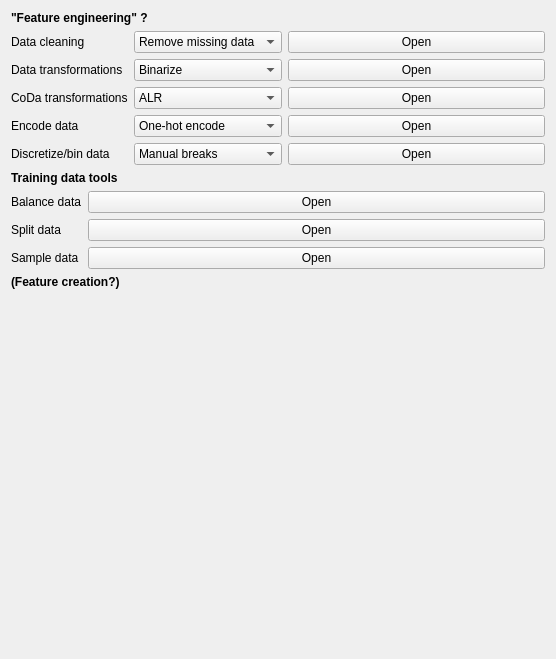
<?xml version="1.0" encoding="UTF-8"?>
<ui version="4.0">
 <class>Form</class>
 <widget class="QWidget" name="Form">
  <property name="geometry">
   <rect>
    <x>0</x>
    <y>0</y>
    <width>556</width>
    <height>659</height>
   </rect>
  </property>
  <property name="sizePolicy">
   <sizepolicy hsizetype="Preferred" vsizetype="Preferred">
    <horstretch>0</horstretch>
    <verstretch>0</verstretch>
   </sizepolicy>
  </property>
  <property name="minimumSize">
   <size>
    <width>0</width>
    <height>0</height>
   </size>
  </property>
  <property name="maximumSize">
   <size>
    <width>16777215</width>
    <height>16777215</height>
   </size>
  </property>
  <property name="windowTitle">
   <string>Form</string>
  </property>
  <layout class="QVBoxLayout" name="verticalLayout_2">
   <item>
    <widget class="QLabel" name="feature_engineering_label">
     <property name="font">
      <font>
       <weight>75</weight>
       <bold>true</bold>
      </font>
     </property>
     <property name="text">
      <string>&quot;Feature engineering&quot; ?</string>
     </property>
    </widget>
   </item>
   <item>
    <layout class="QHBoxLayout" name="horizontalLayout">
     <item>
      <layout class="QFormLayout" name="formLayout">
       <item row="1" column="0">
        <widget class="QLabel" name="data_transformations_label">
         <property name="text">
          <string>Data transformations</string>
         </property>
        </widget>
       </item>
       <item row="1" column="1">
        <widget class="QComboBox" name="binarize_mode">
         <item>
          <property name="text">
           <string>Binarize</string>
          </property>
         </item>
         <item>
          <property name="text">
           <string>Clip</string>
          </property>
         </item>
         <item>
          <property name="text">
           <string>Normalize</string>
          </property>
         </item>
         <item>
          <property name="text">
           <string>Z-score normalize</string>
          </property>
         </item>
         <item>
          <property name="text">
           <string>Min-max scale</string>
          </property>
         </item>
         <item>
          <property name="text">
           <string>Winsorize</string>
          </property>
         </item>
         <item>
          <property name="text">
           <string>Sigmoid transform</string>
          </property>
         </item>
         <item>
          <property name="text">
           <string>Logarithmic transform</string>
          </property>
         </item>
        </widget>
       </item>
       <item row="2" column="0">
        <widget class="QLabel" name="coda_transformations_label">
         <property name="text">
          <string>CoDa transformations</string>
         </property>
        </widget>
       </item>
       <item row="2" column="1">
        <widget class="QComboBox" name="coda_mode">
         <item>
          <property name="text">
           <string>ALR</string>
          </property>
         </item>
         <item>
          <property name="text">
           <string>Inverse ALR</string>
          </property>
         </item>
         <item>
          <property name="text">
           <string>CLR</string>
          </property>
         </item>
         <item>
          <property name="text">
           <string>Inverse CLR</string>
          </property>
         </item>
         <item>
          <property name="text">
           <string>Single ILR</string>
          </property>
         </item>
         <item>
          <property name="text">
           <string>Pairwise logratio</string>
          </property>
         </item>
         <item>
          <property name="text">
           <string>Single PLR</string>
          </property>
         </item>
         <item>
          <property name="text">
           <string>PLR</string>
          </property>
         </item>
        </widget>
       </item>
       <item row="3" column="0">
        <widget class="QLabel" name="encode_data_label">
         <property name="text">
          <string>Encode data</string>
         </property>
        </widget>
       </item>
       <item row="3" column="1">
        <widget class="QComboBox" name="encode_mode">
         <item>
          <property name="text">
           <string>One-hot encode</string>
          </property>
         </item>
         <item>
          <property name="text">
           <string>Encode labels</string>
          </property>
         </item>
        </widget>
       </item>
       <item row="0" column="0">
        <widget class="QLabel" name="data_cleaning_label">
         <property name="text">
          <string>Data cleaning</string>
         </property>
        </widget>
       </item>
       <item row="0" column="1">
        <widget class="QComboBox" name="data_cleaning_mode">
         <item>
          <property name="text">
           <string>Remove missing data</string>
          </property>
         </item>
         <item>
          <property name="text">
           <string>Impute missing data</string>
          </property>
         </item>
         <item>
          <property name="text">
           <string>Harmonize nodata</string>
          </property>
         </item>
        </widget>
       </item>
       <item row="4" column="0">
        <widget class="QLabel" name="discretize_label">
         <property name="text">
          <string>Discretize/bin data</string>
         </property>
        </widget>
       </item>
       <item row="4" column="1">
        <widget class="QComboBox" name="discretize_mode">
         <item>
          <property name="text">
           <string>Manual breaks</string>
          </property>
         </item>
         <item>
          <property name="text">
           <string>Defined intervals</string>
          </property>
         </item>
         <item>
          <property name="text">
           <string>Equal intervals</string>
          </property>
         </item>
         <item>
          <property name="text">
           <string>Quantiles</string>
          </property>
         </item>
         <item>
          <property name="text">
           <string>Natural breaks</string>
          </property>
         </item>
         <item>
          <property name="text">
           <string>Geometric intervals</string>
          </property>
         </item>
         <item>
          <property name="text">
           <string>Standard deviation</string>
          </property>
         </item>
        </widget>
       </item>
      </layout>
     </item>
     <item>
      <layout class="QVBoxLayout" name="verticalLayout">
       <item>
        <widget class="QPushButton" name="data_cleaning_btn">
         <property name="text">
          <string>Open</string>
         </property>
        </widget>
       </item>
       <item>
        <widget class="QPushButton" name="data_transformations_btn">
         <property name="text">
          <string>Open</string>
         </property>
        </widget>
       </item>
       <item>
        <widget class="QPushButton" name="coda_transformations_btn">
         <property name="text">
          <string>Open</string>
         </property>
        </widget>
       </item>
       <item>
        <widget class="QPushButton" name="encode_data_btn">
         <property name="text">
          <string>Open</string>
         </property>
        </widget>
       </item>
       <item>
        <widget class="QPushButton" name="discretize_data_btn">
         <property name="text">
          <string>Open</string>
         </property>
        </widget>
       </item>
      </layout>
     </item>
    </layout>
   </item>
   <item>
    <widget class="QLabel" name="training_data_tools_label">
     <property name="font">
      <font>
       <weight>75</weight>
       <bold>true</bold>
      </font>
     </property>
     <property name="text">
      <string>Training data tools</string>
     </property>
    </widget>
   </item>
   <item>
    <layout class="QFormLayout" name="formLayout_2">
     <item row="0" column="0">
      <widget class="QLabel" name="label_5">
       <property name="text">
        <string>Balance data</string>
       </property>
      </widget>
     </item>
     <item row="0" column="1">
      <widget class="QPushButton" name="balance_data_btn">
       <property name="text">
        <string>Open</string>
       </property>
      </widget>
     </item>
     <item row="1" column="0">
      <widget class="QLabel" name="label_6">
       <property name="text">
        <string>Split data</string>
       </property>
      </widget>
     </item>
     <item row="1" column="1">
      <widget class="QPushButton" name="split_data_btn">
       <property name="text">
        <string>Open</string>
       </property>
      </widget>
     </item>
     <item row="2" column="0">
      <widget class="QLabel" name="label_7">
       <property name="text">
        <string>Sample data</string>
       </property>
      </widget>
     </item>
     <item row="2" column="1">
      <widget class="QPushButton" name="sample_data_btn">
       <property name="text">
        <string>Open</string>
       </property>
      </widget>
     </item>
    </layout>
   </item>
   <item>
    <widget class="QLabel" name="feature_creation_label">
     <property name="font">
      <font>
       <weight>75</weight>
       <bold>true</bold>
      </font>
     </property>
     <property name="text">
      <string>(Feature creation?)</string>
     </property>
    </widget>
   </item>
   <item>
    <spacer name="verticalSpacer">
     <property name="orientation">
      <enum>Qt::Vertical</enum>
     </property>
     <property name="sizeHint" stdset="0">
      <size>
       <width>20</width>
       <height>315</height>
      </size>
     </property>
    </spacer>
   </item>
  </layout>
 </widget>
 <resources/>
 <connections/>
</ui>
